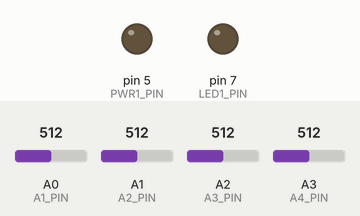
This sketch was run on a simulated Arduino Uno, built with avr-gcc and run on an emulated ATmega328P. Shown: output pins drawn as LEDs (lit = HIGH). Inputs (shaded band) come from the test bench; at power-on: A0 (A1_PIN) = 512, A1 (A2_PIN) = 512, A2 (A3_PIN) = 512, A3 (A4_PIN) = 512. No radio packets arrive unless stated; what the sketch prints to the serial monitor is not drawn.

Above: at 0.1 s.
At 1.21 s:
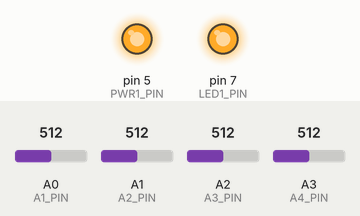
At 2.2 s:
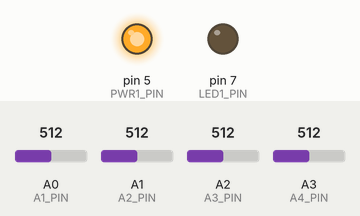
Timing chart, 0 to 3.7 s (numbered marks = the images above):
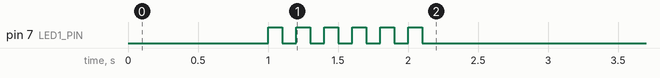

The sketch:

SensorNode_Nano_Garden_v1.ino
```cpp
#include "LowPower.h"
#include <RHDatagram.h>
#include <RH_ASK.h>
#include <SPI.h> // Not actualy used but needed to compile

#include <SFE_BMP180.h>
#include <Wire.h>
SFE_BMP180 pressure;
#define ALTITUDE 1655.0 // Altitude of SparkFun's HQ in Boulder, CO. in meters

//#include <SPI.h>
//#include <MySensor.h>
unsigned long SLEEP_TIME = 15000; // Sleep time between reads (in milliseconds)
//MySensor gw(8,9);

#define CHILD_ID_SOIL1   1
#define CHILD_ID_SOIL2   2
#define CHILD_ID_SOIL3 	 3
#define CHILD_ID_LDR	 4
#define CLIENT_ADDRESS 7
#define SERVER_ADDRESS 2

const byte LED1_PIN=7;
const int A1_PIN=A0;
const int A2_PIN=A1;
const int A3_PIN=A2;
const int A4_PIN=A3;

const byte RHRX_PIN = 8;
const byte RHTX_PIN = 4;
const byte PWR1_PIN = 5;                                                                                                                                                                                                             ;

int A1_VAL=0, A2_VAL=0, A3_VAL=0, A4_VAL=0;
double TdegF=0, PinHg=0, AinFT=0;

RH_ASK driver(2000,RHRX_PIN,RHTX_PIN);  //(speed, RXpin, TXpin, ptt;IN, inverted)

// Class to manage message delivery and receipt, using the driver declared above
RHDatagram manager(driver, CLIENT_ADDRESS);


void setup() {
  delay(500);
  Serial.begin(9600);
  delay(500);

  // start BMP180
//  if (pressure.begin())
//    Serial.println(F("BMP180                                                                                                                                init success"));
//  else
//  {
//    Serial.println(F("BMP180 init fail\n\n"));
//    while(1); // Pause forever.
//  }

  // start RH Driver
  if (!manager.init())
    Serial.println("init failed");  /* DEFAULTS 434MHz, 0.05MHz AFC pull-in, modulation FSK_Rb2_4Fd36  */

  pinMode(A1_PIN,INPUT_PULLUP);
  pinMode(A2_PIN,INPUT_PULLUP);
  pinMode(A3_PIN,INPUT_PULLUP);
  pinMode(A4_PIN,INPUT);
  pinMode(LED1_PIN,OUTPUT);
  pinMode(PWR1_PIN,OUTPUT); digitalWrite(PWR1_PIN, HIGH);

  LED_FLASH(6, 100, LED1_PIN);
  Serial.println(F("SETUP COMPLETE"));
  delay(500);
}


uint8_t data[] = "Hello World!";
//uint8_t buf[RH_ASK_MAX_MESSAGE_LEN]; // Dont put this on the stack:
 int wdtCount=0;
 const int WDT_INTERVALS = 1 ;
void loop() {
   delay(1);
   //Serial.print(F("cnt:"));
   //Serial.println(wdtCount);
   wdtCount++;
    if (wdtCount >= WDT_INTERVALS)
    {
      RH_SEND_DATA();
      wdtCount=0;

    }

//   A1_VAL = analogRead(A1_PIN);
//   A2_VAL = analogRead(A2_PIN);
//   A3_VAL = analogRead(A3_PIN);
//   A4_VAL = analogRead(A4_PIN);
//   Serial.print(A1_VAL);   Serial.print(F(" : "));
//   Serial.print(A2_VAL);   Serial.print(F(" : "));
//   Serial.print(A3_VAL);   Serial.print(F(" : "));
//   Serial.println(A4_VAL);
//   delay(100);


   LowPower.powerDown(SLEEP_2S, ADC_OFF, BOD_OFF);
  // RH_SEND_MSG();
}


//-------------------
// RADIOHEAD SEND CODE
//-------------------
void RH_SEND_MSG()
{
    Serial.print(F("SENDING RADIOHEAD: HELLO"));
    const char *msg = "hello";
    driver.send((uint8_t *)msg, strlen(msg));
    driver.waitPacketSent();
    delay(200);
}


void RH_SEND_DATA()
{
  const char *msg = "hello";
  char RHMsg[20];
  A1_VAL = constrain( map(analogRead(A1_PIN), 0, 1023, 0, 1023), 0, 1023);   //415 - 275 415,275
  A2_VAL = constrain( map(analogRead(A2_PIN), 0, 1023, 0, 1023), 0, 1023);   //415 - 275 415,275
  A3_VAL = constrain( map(analogRead(A3_PIN), 0, 1023, 0, 1023), 0, 1023);   //415 - 275 415,275
  A4_VAL = constrain( map(analogRead(A4_PIN), 0, 1023, 0, 1023), 0, 1023);   //415 - 275 415,275

  //sprintf(RHMsg, "%d,%d,%d.", TdegF, PinHg, AinFT);
  sprintf(RHMsg, "%d,%d,%d,%d.", A1_VAL, A2_VAL, A3_VAL, A4_VAL);
  //sprintf(RHMsg, "%d.", A4_VAL);

  if (manager.sendto((uint8_t*)RHMsg, strlen(RHMsg), SERVER_ADDRESS))
  {
    Serial.print(F("Sending Data: "));
    Serial.println(RHMsg);
  }
   delay(1200);

}


//-------------------
// BMP_READ FUNC
//-------------------
void BMP_READ()
{
      char status;
      double T,P,p0,a;

      // Loop here getting pressure readings every 10 seconds.

      // If you want sea-level-compensated pressure, as used in weather reports,
      // you will need to know the altitude at which your measurements are taken.
      // We're using a constant called ALTITUDE in this sketch:

      Serial.println();
      Serial.print("provided altitude: ");
      Serial.print(ALTITUDE,0);
      Serial.print(" meters, ");
      Serial.print(ALTITUDE*3.28084,0);
      Serial.println(" feet");

      // If you want to measure altitude, and not pressure, you will instead need
      // to provide a known baseline pressure. This is shown at the end of the sketch.

      // You must first get a temperature measurement to perform a pressure reading.

      // Start a temperature measurement:
      // If request is successful, the number of ms to wait is returned.
      // If request is unsuccessful, 0 is returned.

      status = pressure.startTemperature();
      if (status != 0)
      {
        // Wait for the measurement to complete:
        delay(status);

        // Retrieve the completed temperature measurement:
        // Note that the measurement is stored in the variable T.
        // Function returns 1 if successful, 0 if failure.

        status = pressure.getTemperature(T);
        if (status != 0)
        {
          // Print out the measurement:
          Serial.print("temperature: ");
          Serial.print(T,2);
          Serial.print(" deg C, ");
          Serial.print((9.0/5.0)*T+32.0,2);
          Serial.println(" deg F");


          // Start a pressure measurement:
          // The parameter is the oversampling setting, from 0 to 3 (highest res, longest wait).
          // If request is successful, the number of ms to wait is returned.
          // If request is unsuccessful, 0 is returned.

          status = pressure.startPressure(3);
          if (status != 0)
          {
            // Wait for the measurement to complete:
            delay(status);

            // Retrieve the completed pressure measurement:
            // Note that the measurement is stored in the variable P.
            // Note also that the function requires the previous temperature measurement (T).
            // (If temperature is stable, you can do one temperature measurement for a number of pressure measurements.)
            // Function returns 1 if successful, 0 if failure.

            status = pressure.getPressure(P,T);
            if (status != 0)
            {
              // Print out the measurement:
              Serial.print("absolute pressure: ");
              Serial.print(P,2);
              Serial.print(" mb, ");
              Serial.print(P*0.0295333727,2);
              Serial.println(" inHg");

              // The pressure sensor returns abolute pressure, which varies with altitude.
              // To remove the effects of altitude, use the sealevel function and your current altitude.
              // This number is commonly used in weather reports.
              // Parameters: P = absolute pressure in mb, ALTITUDE = current altitude in m.
              // Result: p0 = sea-level compensated pressure in mb

              p0 = pressure.sealevel(P,ALTITUDE); // we're at 1655 meters (Boulder, CO)
              Serial.print("relative (sea-level) pressure: ");
              Serial.print(p0,2);
              Serial.print(" mb, ");
              Serial.print(p0*0.0295333727,2);
              Serial.println(" inHg");


              // On the other hand, if you want to determine your altitude from the pressure reading,
              // use the altitude function along with a baseline pressure (sea-level or other).
              // Parameters: P = absolute pressure in mb, p0 = baseline pressure in mb.
              // Result: a = altitude in m.

              a = pressure.altitude(P,p0);
              Serial.print("computed altitude: ");
              Serial.print(a,0);
              Serial.print(" meters, ");
              Serial.print(a*3.28084,0);
              Serial.println(" feet");


            }
            else Serial.println("error retrieving pressure measurement\n");
          }
          else Serial.println("error starting pressure measurement\n");
        }
        else Serial.println("error retrieving temperature measurement\n");
      }
      else Serial.println("error starting temperature measurement\n");

      TdegF = (9.0/5.0)*T+32.0;
      PinHg = p0*0.0295333727;
      AinFT = a*3.2808;
      delay(5000);  // Pause for 5 seconds.
}


void LED_FLASH(int freq, int duration, byte PIN)
{
  for(int k=0; k<freq; k++)
  {
    digitalWrite(PIN, HIGH);
    delay(duration);
    digitalWrite(PIN, LOW);
    delay(duration);
  }
}
```
